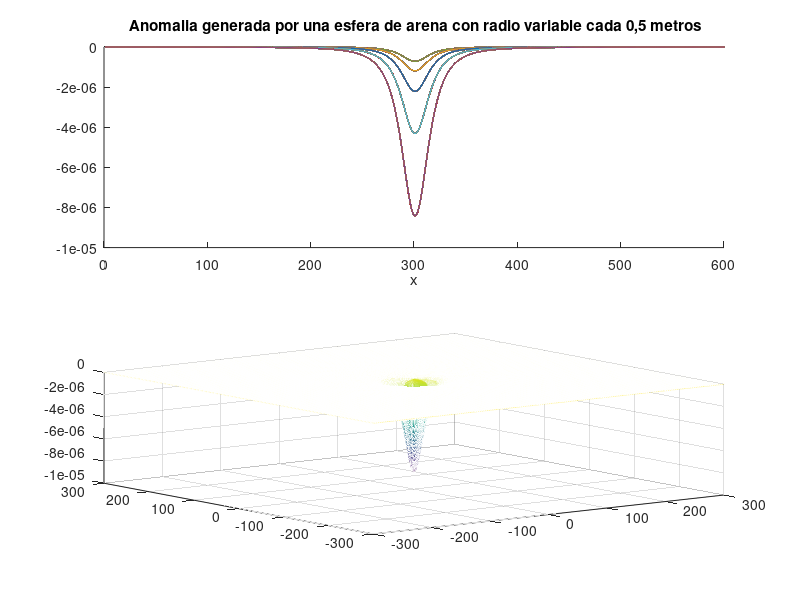

Here is the MATLAB script that generated this plot:
%Punto 1- Anomalia generada por un mismo contraste de densidad en un cilindro con radio variable cada 5 metros
G=6.67384*(10^(-11)) %N*m^2)/kg^2
p= 7874 %kg/m3 Hieroo
p2=1700 %kg/m3 Arena
deltap=p2-p %kg/m3
a= 5 %metros radio
h= 20 %metros profundidad
matriz=zeros(600,2);
for z=1:5
    contador=1;
    a=a+(z.*0.5); 
    for x=-300:300
        gz=((4/3)*pi*G*(a.^3)*deltap*h)./((x.^2+h.^2).^(3/2));
        matriz(contador,1)= contador;
        matriz (contador,2)=gz;
        contador=contador+1;
    end
    
    subplot(2,1,1)
    xlim ([0,600])
    title ' Anomalia generada por una esfera de arena con radio variable cada 0,5 metros'
    xlabel 'x'

    hold all
    for i=1:600
         plot(matriz(:,1),matriz(:,2))
    end
end
b=5
w=20
x1=(-300:0.5:300);
y1=(-300:0.5:300);
%ploteador
[X,Y]=meshgrid(x1,y1);
gz2=((4/3)*pi*G*(a.^3)*deltap*w)./((X.^2+w.^2+Y.^2).^(3/2));
subplot(2,1,2)
title 'Anomalia 3d generada por un esfera de arena en un capa de hierro'
xlabel 'x'
zlabel 'm/s^2'
ylabel 'y'
mesh(X,Y,gz2)
